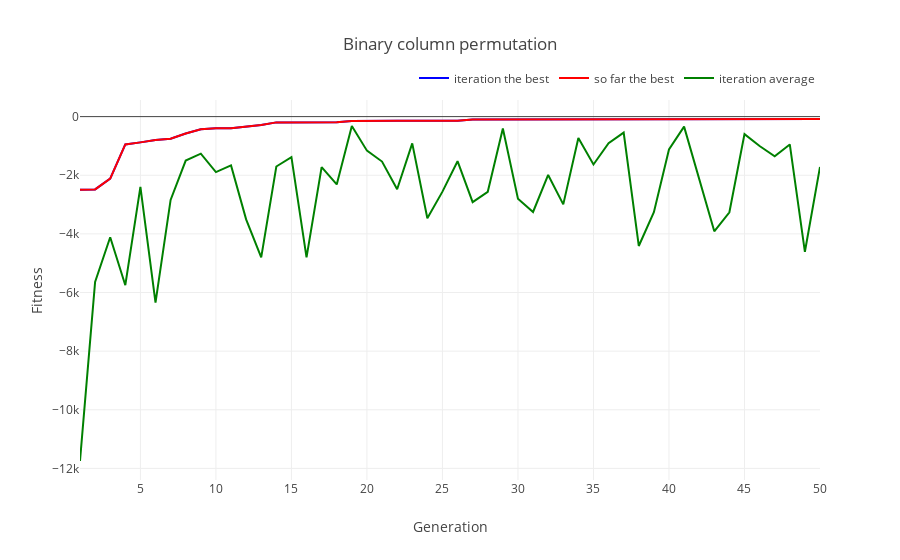

This figure's notebook cell:
### Code cell
ga_xyz.set_evole_record(ft_iteration_avg,ft_iteration_best,ft_so_far_the_best)
ga_xyz.plot_evole()

### Figure 1 — Plotly figure (JSON) as saved in the notebook; plotly's stock layout.template omitted (floating-point values rounded to 4 significant figures)
{"data": [{"marker": {"color": "blue"}, "mode": "lines", "name": "iteration the best", "type": "scatter", "x": [1, 2, 3, 4, 5, 6, 7, 8, 9, 10, 11, 12, 13, 14, 15, 16, 17, 18, 19, 20, 21, 22, 23, 24, 25, 26, 27, 28, 29, 30, 31, 32, 33, 34, 35, 36, 37, 38, 39, 40, 41, 42, 43, 44, 45, 46, 47, 48, 49, 50], "y": [-2491.0, -2483.0, -2116.0, -947.7, -878.7, -800.3, -754.6, -577.7, -432.9, -394.3, -394.3, -349.2, -289.2, -196.6, -196.6, -191.3, -191.3, -191.1, -150.9, -139.4, -139.4, -139.4, -139.4, -139.4, -139.4, -139.4, -95.56, -95.56, -94.02, -94.02, -86.65, -86.65, -86.65, -86.65, -85.92, -85.92, -85.92, -85.92, -85.92, -85.92, -85.92, -85.92, -85.92, -85.92, -81.75, -81.34, -81.34, -81.34, -81.34, -81.34]}, {"marker": {"color": "red"}, "mode": "lines", "name": "so far the best", "type": "scatter", "x": [1, 2, 3, 4, 5, 6, 7, 8, 9, 10, 11, 12, 13, 14, 15, 16, 17, 18, 19, 20, 21, 22, 23, 24, 25, 26, 27, 28, 29, 30, 31, 32, 33, 34, 35, 36, 37, 38, 39, 40, 41, 42, 43, 44, 45, 46, 47, 48, 49, 50], "y": [-2491.0, -2483.0, -2116.0, -947.7, -878.7, -800.3, -754.6, -577.7, -432.9, -394.3, -394.3, -349.2, -289.2, -196.6, -196.6, -191.3, -191.3, -191.1, -150.9, -139.4, -139.4, -139.4, -139.4, -139.4, -139.4, -139.4, -95.56, -95.56, -94.02, -94.02, -86.65, -86.65, -86.65, -86.65, -85.92, -85.92, -85.92, -85.92, -85.92, -85.92, -85.92, -85.92, -85.92, -85.92, -81.75, -81.34, -81.34, -81.34, -81.34, -81.34]}, {"marker": {"color": "green"}, "mode": "lines", "name": "iteration average", "type": "scatter", "x": [1, 2, 3, 4, 5, 6, 7, 8, 9, 10, 11, 12, 13, 14, 15, 16, 17, 18, 19, 20, 21, 22, 23, 24, 25, 26, 27, 28, 29, 30, 31, 32, 33, 34, 35, 36, 37, 38, 39, 40, 41, 42, 43, 44, 45, 46, 47, 48, 49, 50], "y": [-11750.0, -5641.0, -4115.0, -5750.0, -2398.0, -6347.0, -2843.0, -1500.0, -1265.0, -1893.0, -1666.0, -3506.0, -4803.0, -1702.0, -1383.0, -4802.0, -1721.0, -2312.0, -323.6, -1162.0, -1533.0, -2477.0, -913.5, -3465.0, -2559.0, -1521.0, -2917.0, -2565.0, -407.1, -2803.0, -3254.0, -1989.0, -2993.0, -730.5, -1632.0, -906.5, -546.4, -4413.0, -3260.0, -1119.0, -341.2, -2149.0, -3911.0, -3262.0, -598.0, -1002.0, -1355.0, -948.4, -4610.0, -1715.0]}], "layout": {"autosize": true, "legend": {"orientation": "h", "x": 1, "xanchor": "right", "y": 1.02, "yanchor": "bottom"}, "title": {"text": "Binary column permutation"}, "xaxis": {"autorange": true, "range": [1, 50], "title": {"text": "Generation"}, "type": "linear"}, "yaxis": {"autorange": true, "range": [-12400.0, 566.8], "title": {"text": "Fitness"}, "type": "linear"}}}
